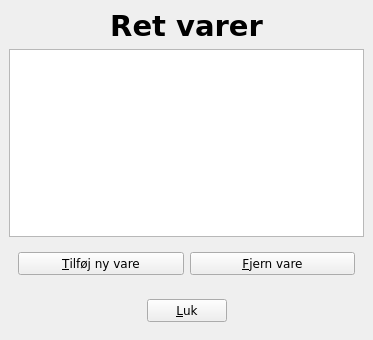
<ui version="4.0" >
 <class>EditItemsForm</class>
 <widget class="QWidget" name="EditItemsForm" >
  <property name="geometry" >
   <rect>
    <x>0</x>
    <y>0</y>
    <width>373</width>
    <height>340</height>
   </rect>
  </property>
  <property name="windowTitle" >
   <string>Ret varer</string>
  </property>
  <layout class="QVBoxLayout" >
   <property name="spacing" >
    <number>6</number>
   </property>
   <property name="leftMargin" >
    <number>9</number>
   </property>
   <property name="topMargin" >
    <number>9</number>
   </property>
   <property name="rightMargin" >
    <number>9</number>
   </property>
   <property name="bottomMargin" >
    <number>9</number>
   </property>
   <item>
    <widget class="QLabel" name="label" >
     <property name="font" >
      <font>
       <family>DejaVu Sans</family>
       <pointsize>22</pointsize>
       <weight>75</weight>
       <bold>true</bold>
      </font>
     </property>
     <property name="text" >
      <string>Ret varer</string>
     </property>
     <property name="textFormat" >
      <enum>Qt::PlainText</enum>
     </property>
     <property name="alignment" >
      <set>Qt::AlignCenter</set>
     </property>
    </widget>
   </item>
   <item>
    <widget class="QTableView" name="itemsView" >
     <property name="sizePolicy" >
      <sizepolicy vsizetype="Expanding" hsizetype="Expanding" >
       <horstretch>0</horstretch>
       <verstretch>1</verstretch>
      </sizepolicy>
     </property>
     <property name="font" >
      <font>
       <family>DejaVu Sans</family>
      </font>
     </property>
     <property name="alternatingRowColors" >
      <bool>true</bool>
     </property>
     <property name="showGrid" >
      <bool>false</bool>
     </property>
     <property name="sortingEnabled" >
      <bool>true</bool>
     </property>
    </widget>
   </item>
   <item>
    <widget class="QWidget" native="1" name="widget" >
     <property name="sizePolicy" >
      <sizepolicy vsizetype="Preferred" hsizetype="Preferred" >
       <horstretch>0</horstretch>
       <verstretch>0</verstretch>
      </sizepolicy>
     </property>
     <property name="font" >
      <font>
       <family>DejaVu Sans</family>
      </font>
     </property>
     <layout class="QHBoxLayout" >
      <property name="spacing" >
       <number>6</number>
      </property>
      <property name="leftMargin" >
       <number>9</number>
      </property>
      <property name="topMargin" >
       <number>9</number>
      </property>
      <property name="rightMargin" >
       <number>9</number>
      </property>
      <property name="bottomMargin" >
       <number>9</number>
      </property>
      <item>
       <widget class="QPushButton" name="addButton" >
        <property name="font" >
         <font>
          <family>DejaVu Sans</family>
         </font>
        </property>
        <property name="text" >
         <string>&amp;Tilføj ny vare</string>
        </property>
       </widget>
      </item>
      <item>
       <widget class="QPushButton" name="removeButton" >
        <property name="font" >
         <font>
          <family>DejaVu Sans</family>
         </font>
        </property>
        <property name="text" >
         <string>&amp;Fjern vare</string>
        </property>
       </widget>
      </item>
     </layout>
    </widget>
   </item>
   <item>
    <widget class="QWidget" native="1" name="widget_3" >
     <property name="sizePolicy" >
      <sizepolicy vsizetype="Preferred" hsizetype="Preferred" >
       <horstretch>0</horstretch>
       <verstretch>0</verstretch>
      </sizepolicy>
     </property>
     <property name="font" >
      <font>
       <family>DejaVu Sans</family>
      </font>
     </property>
     <layout class="QHBoxLayout" >
      <property name="spacing" >
       <number>6</number>
      </property>
      <property name="leftMargin" >
       <number>9</number>
      </property>
      <property name="topMargin" >
       <number>9</number>
      </property>
      <property name="rightMargin" >
       <number>9</number>
      </property>
      <property name="bottomMargin" >
       <number>9</number>
      </property>
      <item>
       <spacer>
        <property name="font" >
         <font>
          <family>DejaVu Sans</family>
         </font>
        </property>
        <property name="orientation" >
         <enum>Qt::Horizontal</enum>
        </property>
        <property name="sizeHint" >
         <size>
          <width>40</width>
          <height>20</height>
         </size>
        </property>
       </spacer>
      </item>
      <item>
       <widget class="QPushButton" name="closeButton" >
        <property name="font" >
         <font>
          <family>DejaVu Sans</family>
         </font>
        </property>
        <property name="text" >
         <string>&amp;Luk</string>
        </property>
       </widget>
      </item>
      <item>
       <spacer>
        <property name="font" >
         <font>
          <family>DejaVu Sans</family>
         </font>
        </property>
        <property name="orientation" >
         <enum>Qt::Horizontal</enum>
        </property>
        <property name="sizeHint" >
         <size>
          <width>40</width>
          <height>20</height>
         </size>
        </property>
       </spacer>
      </item>
     </layout>
    </widget>
   </item>
  </layout>
 </widget>
 <resources/>
 <connections/>
</ui>
